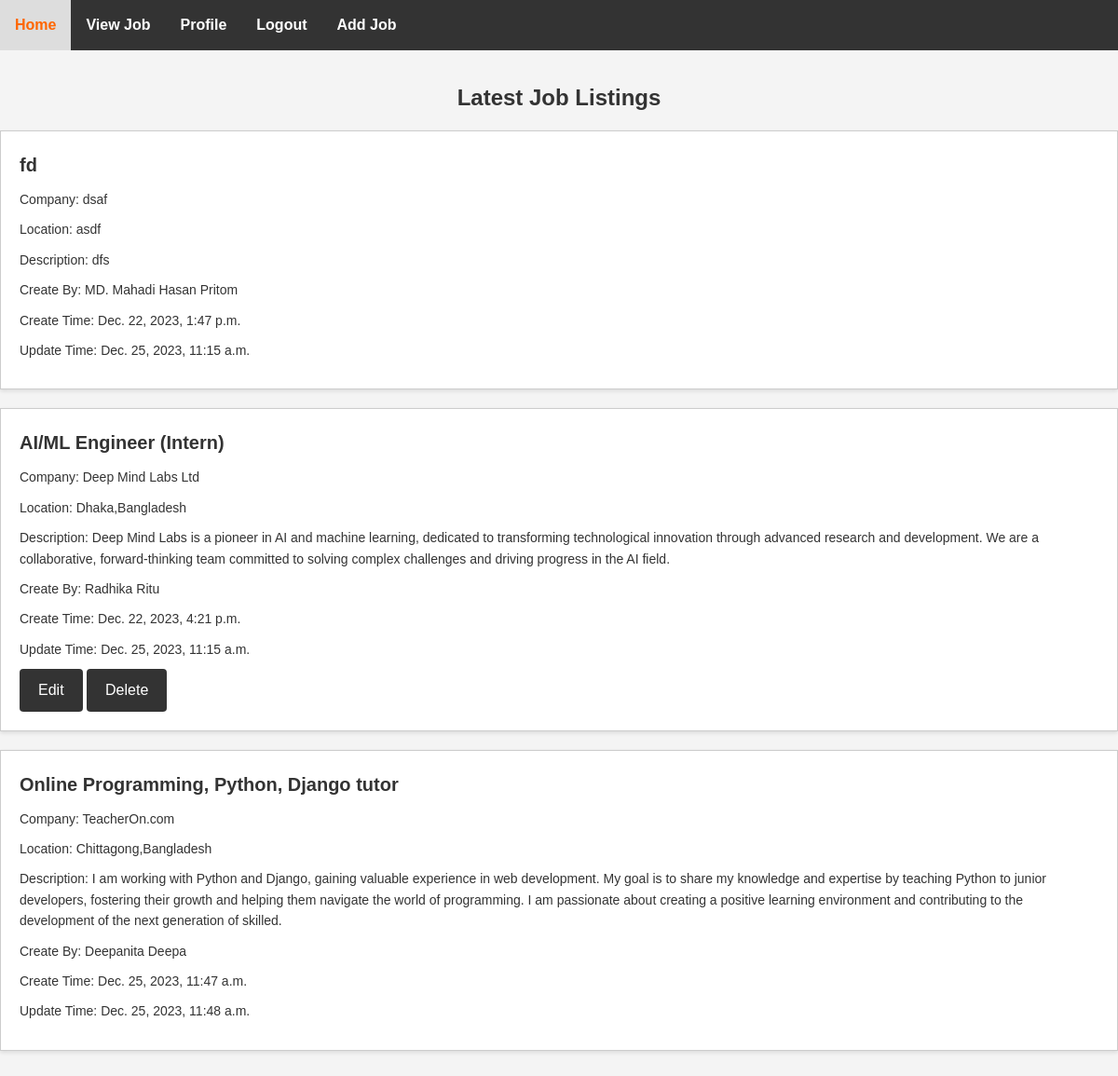
Page /viewjobPage/ (signed in) on the earlier database version.
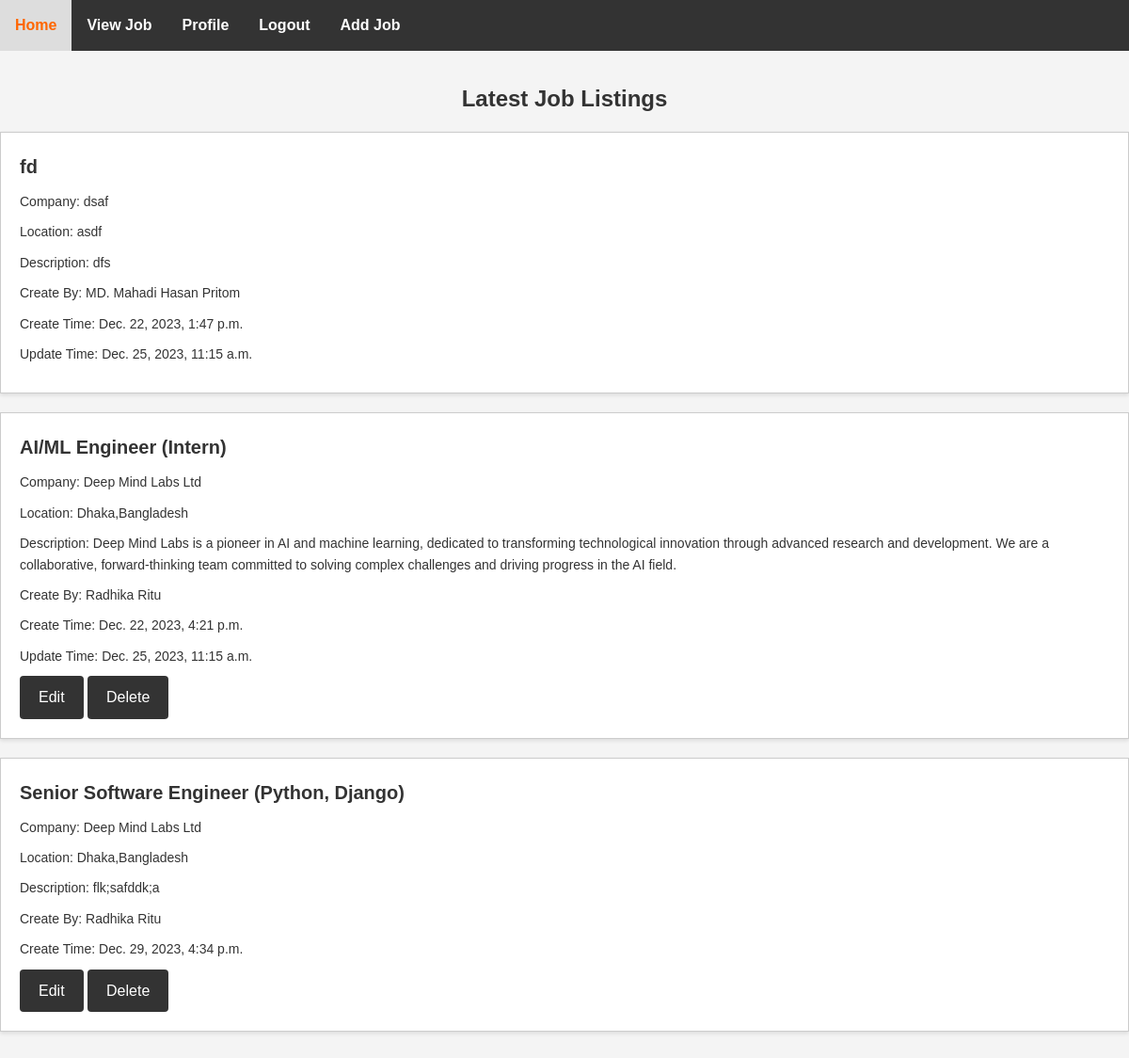
Same page on the later database version.
### myApp/models.py (models this page shows, shortened)
class job_model(models.Model):
    job_title = models.CharField(max_length=100, null=True)
    company_name = models.CharField(max_length=100, null=True)
    location = models.CharField(max_length=100, null=True)
    description = models.TextField()
    create_at = models.DateTimeField(auto_now_add=True, null=True)
    update_at = models.DateTimeField(auto_now=True, null=True)
    job_creator = models.ForeignKey(Custom_User, on_delete=models.CASCADE)

class Custom_User(AbstractUser):
    USER=[
        ('recruiter','Recruiter'),('jobseeker','JobSeeker')
    ]
    display_name=models.CharField(max_length=100)
    email=models.EmailField(unique=True)
    password=models.CharField(max_length=100)
    confirm_password=models.CharField(max_length=100)
    user_type=models.CharField(choices=USER,max_length=120)
    profile_pic=models.ImageField(upload_to="media/profile_pic",null=True)
    about= models.TextField(max_length=10000,null=True)
    def __str__(self):
        return self.display_name

### myProject/views.py (the view)
# urls.py: path('viewjobPage/',viewjobPage,name='viewjobPage'),
@login_required
def viewjobPage(request):
    job=job_model.objects.all()
    context={
        'job':job
    }
    return render(request,"viewjob.html",context)

### Template/viewjob.html (shortened to what this page needs)
{% extends "dashboard.html" %}
{% block content %}
<section class="job-listings">
    <h2>Latest Job Listings</h2>
    <ul>
        {% for i in job %}
        <li>
            <h3>{{i.job_title}}</h3>
            <p>Company: {{i.company_name}}</p>
            <p>Location: {{i.location}}</p>
            <p>Description: {{i.description}}</p>
            <p>Create By: {{i.job_creator}}</p>
            <p>Create Time: {{i.create_at}}</p>
            {% if i.update_at %}
                {% if i.create_at != i.update_at %}
                    <p>Update Time: {{i.update_at}}</p>
                {% endif %}
            {% endif %}
            {% if user.user_type == 'recruiter' and user.id == i.job_creator.id %}
            <a href=" {% url "editPage" i.id %} ">Edit</a>
            <a href=" {% url "deletePage" i.id %} ">Delete</a>
            {% endif %}
        </li>
        {% endfor %}
    </ul>
</section>
{% endblock content %}

### Template/dashboard.html (shortened to what this page needs)
<!DOCTYPE html>
<html lang="en">
<head>
</head>
<body>
{% include "navbar.html" %}
{% block content %}
{% endblock content %}
</body>
</html>

### Template/navbar.html (shortened to what this page needs)
{% block content %}
<nav>
    <a href="#home">Home</a>
    <a href="{% url "viewjobPage" %}">View Job</a>
    <a href="{% url "ProfilePage" %}">Profile</a>
    <a href="{% url "logoutPage" %}">Logout</a>
    {% if user.user_type == 'recruiter' %}
        <a href="{% url "add_job_Page" %}">Add Job</a>
    {% endif %}
</nav>
{% endblock content %}

### Template/dashboard.html (style rules this page uses)
body { font-family: Arial, sans-serif; margin: 0; padding: 0; }
nav { background-color: #333; overflow: hidden; }
nav a { float: left; display: block; color: white; text-align: center; padding: 14px 16px; text-decoration: none; }
* { margin: 0; padding: 0; box-sizing: border-box; }
body { font-family: Arial, sans-serif; background-color: #f4f4f4; line-height: 1.6; color: #333; }
nav a { text-decoration: none; color: #fff; font-weight: bold; transition: color 0.3s; }
.job-listings { margin: 2rem 0; }
.job-listings h2 { font-size: 24px; margin-bottom: 1rem; text-align: center; }
.job-listings ul { list-style: none; }
.job-listings li { background-color: #fff; border: 1px solid #ccc; padding: 20px; margin-bottom: 20px; box-shadow: 0 2px 4px rgba(0, 0, 0, 0.1); }
.job-listings h3 { font-size: 20px; margin-bottom: 10px; }
.job-listings p { font-size: 14px; margin-bottom: 10px; }
.job-listings a { background-color: #333; color: #fff; text-decoration: none; padding: 10px 20px; border-radius: 4px; display: inline-block; transition: background-color 0.3s; }

Differences in the rows shown:
removed job_model: job_title "Online Programming, Python, Django tutor", company_name "TeacherOn.com", location "Chittagong,Bangladesh", description "I am working with Python and Django, gaining valuable experience in web development. My goal is to share my knowledge and expertise by teaching Python to junior developers, fostering their growth and helping them navigate the world of programming. I am passionate about creating a positive learning environment and contributing to the development of the next generation of skilled.", job_creator "Deepanita Deepa", create_at "Dec. 25, 2023, 11:47 a.m.", update_at "Dec. 25, 2023, 11:48 a.m."
added job_model: job_title "Senior Software Engineer (Python, Django)", company_name "Deep Mind Labs Ltd", location "Dhaka,Bangladesh", description "flk;safddk;a", job_creator "Radhika Ritu", create_at "Dec. 29, 2023, 4:34 p.m.", shows "Edit"
